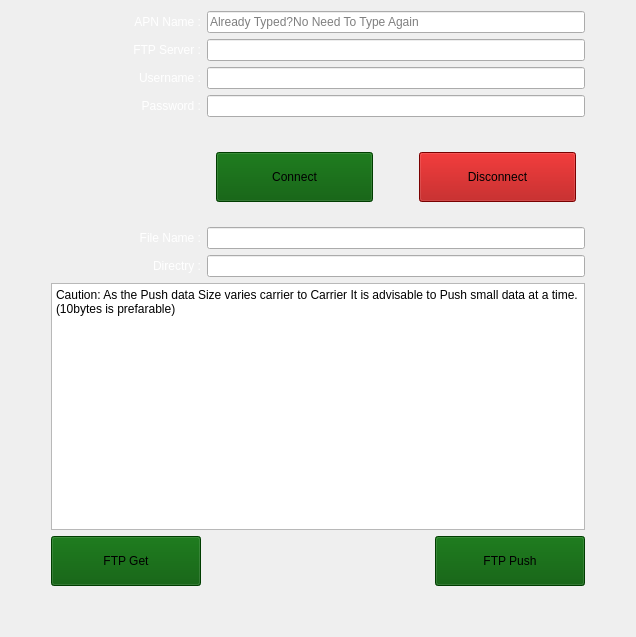
          <widget class="QWidget" name="scrollAreaWidgetContents">
           <property name="geometry">
            <rect>
             <x>0</x>
             <y>-336</y>
             <width>636</width>
             <height>637</height>
            </rect>
           </property>
           <layout class="QGridLayout" name="gridLayout_8">
            <item row="7" column="2" alignment="Qt::AlignTop">
             <widget class="QWidget" name="widget" native="true">
              <layout class="QGridLayout" name="gridLayout_6">
               <item row="0" column="2" rowspan="2">
                <widget class="QPushButton" name="pushButton_12">
                 <property name="minimumSize">
                  <size>
                   <width>150</width>
                   <height>50</height>
                  </size>
                 </property>
                 <property name="styleSheet">
                  <string notr="true">background-color: rgb(170, 0, 0);</string>
                 </property>
                 <property name="text">
                  <string>Disconnect</string>
                 </property>
                 <property name="icon">
                  <iconset resource="background.qrc">
                   <normaloff>:/icon/Icons/45420.png</normaloff>:/icon/Icons/45420.png</iconset>
                 </property>
                 <property name="iconSize">
                  <size>
                   <width>32</width>
                   <height>32</height>
                  </size>
                 </property>
                </widget>
               </item>
               <item row="0" column="0" rowspan="2">
                <widget class="QPushButton" name="pushButton_11">
                 <property name="minimumSize">
                  <size>
                   <width>150</width>
                   <height>50</height>
                  </size>
                 </property>
                 <property name="maximumSize">
                  <size>
                   <width>16777215</width>
                   <height>16777215</height>
                  </size>
                 </property>
                 <property name="styleSheet">
                  <string notr="true">background-color: rgb(0, 85, 0);</string>
                 </property>
                 <property name="text">
                  <string>Connect</string>
                 </property>
                 <property name="icon">
                  <iconset resource="background.qrc">
                   <normaloff>:/icon/Icons/connect-icon.png</normaloff>:/icon/Icons/connect-icon.png</iconset>
                 </property>
                 <property name="iconSize">
                  <size>
                   <width>32</width>
                   <height>32</height>
                  </size>
                 </property>
                </widget>
               </item>
               <item row="0" column="1">
                <spacer name="horizontalSpacer_22">
                 <property name="orientation">
                  <enum>Qt::Horizontal</enum>
                 </property>
                 <property name="sizeType">
                  <enum>QSizePolicy::Fixed</enum>
                 </property>
                 <property name="sizeHint" stdset="0">
                  <size>
                   <width>40</width>
                   <height>20</height>
                  </size>
                 </property>
                </spacer>
               </item>
              </layout>
             </widget>
            </item>
            <item row="1" column="2">
             <widget class="QLineEdit" name="lineEdit_6"/>
            </item>
            <item row="1" column="1">
             <widget class="QLabel" name="label_9">
              <property name="styleSheet">
               <string notr="true">background-color: rgba(255, 255, 255, 0);
border-color: rgba(255, 255, 255, 0);</string>
              </property>
              <property name="text">
               <string>&lt;html&gt;&lt;head/&gt;&lt;body&gt;&lt;p align=&quot;right&quot;&gt;&lt;span style=&quot; color:#ffffff;&quot;&gt;FTP Server :&lt;/span&gt;&lt;/p&gt;&lt;/body&gt;&lt;/html&gt;</string>
              </property>
             </widget>
            </item>
            <item row="2" column="2">
             <widget class="QLineEdit" name="lineEdit_7"/>
            </item>
            <item row="8" column="2">
             <widget class="QLineEdit" name="lineEdit_9"/>
            </item>
            <item row="0" column="2">
             <widget class="QLineEdit" name="lineEdit_11">
              <property name="placeholderText">
               <string>Already Typed?No Need To Type Again</string>
              </property>
             </widget>
            </item>
            <item row="0" column="1">
             <widget class="QLabel" name="label_8">
              <property name="styleSheet">
               <string notr="true">background-color: rgba(255, 255, 255, 0);
border-color: rgba(255, 255, 255, 0);</string>
              </property>
              <property name="text">
               <string>&lt;html&gt;&lt;head/&gt;&lt;body&gt;&lt;p align=&quot;right&quot;&gt;&lt;span style=&quot; color:#ffffff;&quot;&gt;APN Name :&lt;/span&gt;&lt;/p&gt;&lt;/body&gt;&lt;/html&gt;</string>
              </property>
             </widget>
            </item>
            <item row="9" column="2">
             <widget class="QLineEdit" name="lineEdit_10"/>
            </item>
            <item row="4" column="1">
             <widget class="QLabel" name="label_11">
              <property name="styleSheet">
               <string notr="true">background-color: rgba(255, 255, 255, 0);
border-color: rgba(255, 255, 255, 0);</string>
              </property>
              <property name="text">
               <string>&lt;html&gt;&lt;head/&gt;&lt;body&gt;&lt;p align=&quot;right&quot;&gt;&lt;span style=&quot; color:#ffffff;&quot;&gt;Password :&lt;/span&gt;&lt;/p&gt;&lt;/body&gt;&lt;/html&gt;</string>
              </property>
             </widget>
            </item>
            <item row="4" column="2">
             <widget class="QLineEdit" name="lineEdit_8"/>
            </item>
            <item row="8" column="1">
             <widget class="QLabel" name="label_12">
              <property name="styleSheet">
               <string notr="true">background-color: rgba(255, 255, 255, 0);
border-color: rgba(255, 255, 255, 0);</string>
              </property>
              <property name="text">
               <string>&lt;html&gt;&lt;head/&gt;&lt;body&gt;&lt;p align=&quot;right&quot;&gt;&lt;span style=&quot; color:#ffffff;&quot;&gt;File Name :&lt;/span&gt;&lt;/p&gt;&lt;/body&gt;&lt;/html&gt;</string>
              </property>
             </widget>
            </item>
            <item row="9" column="1">
             <widget class="QLabel" name="label_13">
              <property name="styleSheet">
               <string notr="true">background-color: rgba(255, 255, 255, 0);
border-color: rgba(255, 255, 255, 0);</string>
              </property>
              <property name="text">
               <string>&lt;html&gt;&lt;head/&gt;&lt;body&gt;&lt;p align=&quot;right&quot;&gt;&lt;span style=&quot; color:#ffffff;&quot;&gt;Directry :&lt;/span&gt;&lt;/p&gt;&lt;/body&gt;&lt;/html&gt;</string>
              </property>
             </widget>
            </item>
            <item row="10" column="1" rowspan="3" colspan="2">
             <widget class="QPlainTextEdit" name="plainTextEdit_4">
              <property name="plainText">
               <string>Caution: As the Push data Size varies carrier to Carrier It is advisable to Push small data at a time. (10bytes is prefarable)</string>
              </property>
             </widget>
            </item>
            <item row="13" column="1">
             <widget class="QPushButton" name="pushButton_10">
              <property name="sizePolicy">
               <sizepolicy hsizetype="Fixed" vsizetype="Fixed">
                <horstretch>100</horstretch>
                <verstretch>100</verstretch>
               </sizepolicy>
              </property>
              <property name="minimumSize">
               <size>
                <width>150</width>
                <height>50</height>
               </size>
              </property>
              <property name="styleSheet">
               <string notr="true">background-color: rgb(0, 85, 0);</string>
              </property>
              <property name="text">
               <string>FTP Get</string>
              </property>
              <property name="icon">
               <iconset resource="background.qrc">
                <normaloff>:/icon/Icons/inbox-icon-46120.png</normaloff>:/icon/Icons/inbox-icon-46120.png</iconset>
              </property>
              <property name="iconSize">
               <size>
                <width>32</width>
                <height>32</height>
               </size>
              </property>
             </widget>
            </item>
            <item row="13" column="2" alignment="Qt::AlignRight">
             <widget class="QPushButton" name="pushButton_9">
              <property name="sizePolicy">
               <sizepolicy hsizetype="Fixed" vsizetype="Fixed">
                <horstretch>100</horstretch>
                <verstretch>100</verstretch>
               </sizepolicy>
              </property>
              <property name="minimumSize">
               <size>
                <width>150</width>
                <height>50</height>
               </size>
              </property>
              <property name="styleSheet">
               <string notr="true">background-color: rgb(0, 85, 0);</string>
              </property>
              <property name="text">
               <string>FTP Push</string>
              </property>
              <property name="icon">
               <iconset resource="background.qrc">
                <normaloff>:/icon/Icons/upload.png</normaloff>:/icon/Icons/upload.png</iconset>
              </property>
              <property name="iconSize">
               <size>
                <width>32</width>
                <height>32</height>
               </size>
              </property>
             </widget>
            </item>
            <item row="2" column="1">
             <widget class="QLabel" name="label_10">
              <property name="styleSheet">
               <string notr="true">background-color: rgba(255, 255, 255, 0);
border-color: rgba(255, 255, 255, 0);</string>
              </property>
              <property name="text">
               <string>&lt;html&gt;&lt;head/&gt;&lt;body&gt;&lt;p align=&quot;right&quot;&gt;&lt;span style=&quot; color:#ffffff;&quot;&gt;Username :&lt;/span&gt;&lt;/p&gt;&lt;/body&gt;&lt;/html&gt;</string>
              </property>
             </widget>
            </item>
            <item row="5" column="2">
             <spacer name="verticalSpacer_19">
              <property name="orientation">
               <enum>Qt::Vertical</enum>
              </property>
              <property name="sizeType">
               <enum>QSizePolicy::Fixed</enum>
              </property>
              <property name="sizeHint" stdset="0">
               <size>
                <width>20</width>
                <height>20</height>
               </size>
              </property>
             </spacer>
            </item>
            <item row="4" column="3">
             <spacer name="horizontalSpacer_23">
              <property name="orientation">
               <enum>Qt::Horizontal</enum>
              </property>
              <property name="sizeType">
               <enum>QSizePolicy::Fixed</enum>
              </property>
              <property name="sizeHint" stdset="0">
               <size>
                <width>40</width>
                <height>20</height>
               </size>
              </property>
             </spacer>
            </item>
            <item row="14" column="1">
             <spacer name="verticalSpacer_16">
              <property name="orientation">
               <enum>Qt::Vertical</enum>
              </property>
              <property name="sizeType">
               <enum>QSizePolicy::Fixed</enum>
              </property>
              <property name="sizeHint" stdset="0">
               <size>
                <width>20</width>
                <height>40</height>
               </size>
              </property>
             </spacer>
            </item>
            <item row="2" column="0">
             <spacer name="horizontalSpacer_24">
              <property name="orientation">
               <enum>Qt::Horizontal</enum>
              </property>
              <property name="sizeType">
               <enum>QSizePolicy::Fixed</enum>
              </property>
              <property name="sizeHint" stdset="0">
               <size>
                <width>40</width>
                <height>20</height>
               </size>
              </property>
             </spacer>
            </item>
           </layout>
          </widget>
